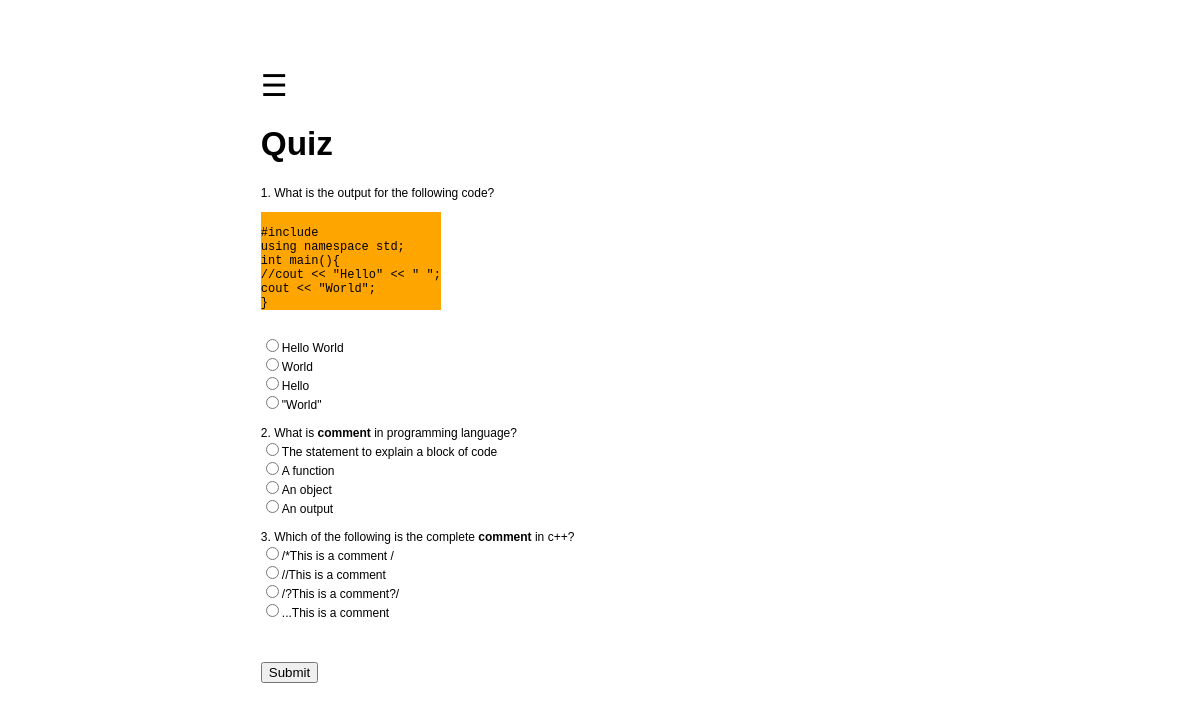
The app's page /lessons/quiz/1/ (signed in) with its own data.
### lessons/models.py (models this page shows, shortened)
class Quiz(models.Model):
    question_text = models.TextField()
    pub_date = models.DateTimeField('date published')
    lesson_num = models.IntegerField()
    lesson = models.ForeignKey(Lesson)
    answer = models.TextField()
    def was_published_recently(self):
        now = timezone.now()
        return now - datetime.timedelta(days=1) <= self.pub_date <= now
    was_published_recently.admin_order_field = 'pub_date'
    was_published_recently.boolean = True
    was_published_recently.short_description = 'Published recently?'

class Choice2(models.Model):
    question = models.ForeignKey(Quiz, on_delete=models.CASCADE)
    choice_text = models.TextField()
    answer = models.BooleanField()

### lessons/views.py (the view)
# urls.py: url(r'^quiz/(?P<pk>[0-9]+)/$', views.QuizDetail.as_view(), name='detailss'),
class QuizDetail(LoginRequiredMixin,generic.DetailView):
    model = Lesson
    template_name = 'lessons/quiz/quiz.html'
    def get_queryset(self):
        return Lesson.objects.order_by('lesson_id')

### lessons/templates/lessons/quiz/quiz.html (shortened to what this page needs)
{% extends "base.html" %}
{% block content %}
<h1>Quiz</h1>
<form id="quiz">
{% for quiz in lesson.quiz_set.all %} {% autoescape off %}{{quiz.lesson_num}}. {{ quiz.question_text }} {% endautoescape %}
<BR> {% for choice2 in quiz.choice2_set.all %} {% if choice2.answer %}
<input type="radio" name="quiz{{quiz.pk}}" value=1 />{% autoescape off %}{{ choice2.choice_text }}{% endautoescape %}
<BR> {% else %}
<input type="radio" name="quiz{{quiz.pk}}" value=0 />{% autoescape off %}{{ choice2.choice_text }}{% endautoescape %}
<BR> {% endif %}
{% endfor %}
<BR> {% endfor %}
    <BR>
    <BR>
    <input type="button" id="submit" value="Submit">
    <BR>
    <BR>
</form>
</div>
{% endblock %}

### lessons/static/lessons/style.css (style rules this page uses)
h1 { color: black; font-size: 25pt; font-family: Arial; }
b, B, strong, STRONG { font-weight: bold; color: black; }
pre { display: inline-block; background: orange; }

### records on screen
Quiz: lesson_num "1", question_text "What is the output for the following code? #include using namespace std; int main(){ //cout << \"Hello\" << \" \"; cout << \"World\"; }"
Choice2: choice_text "Hello World"
Choice2: choice_text "World"
Choice2: choice_text "Hello"
Choice2: choice_text "\"World\""
Quiz: lesson_num "2", question_text "What is comment in programming language?"
Choice2: choice_text "The statement to explain a block of code"
Choice2: choice_text "A function"
Choice2: choice_text "An object"
Choice2: choice_text "An output"
Quiz: lesson_num "3", question_text "Which of the following is the complete comment in c++?"
Choice2: choice_text "/*This is a comment /"
Choice2: choice_text "//This is a comment"
Choice2: choice_text "/?This is a comment?/"
Choice2: choice_text "...This is a comment"
